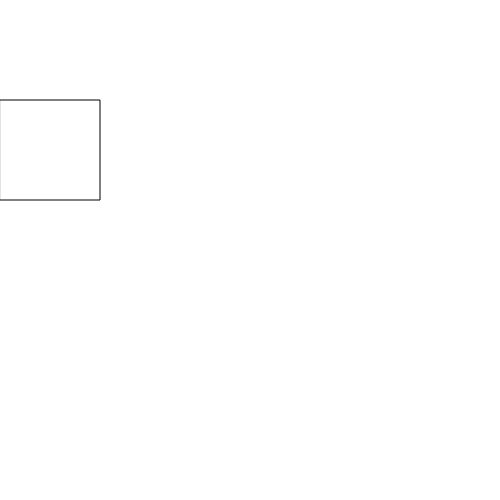
Frame 1 (no input)
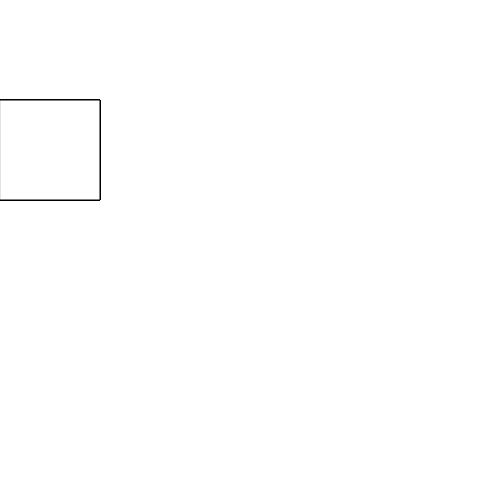
Frame 60 (no input)
Frame 120 (the mouse pressed at the canvas centre since frame 60): identical to frame 60, image omitted

The p5.js sketch that drew these frames (run headless with seeded random() and noise() and a simulated clock; from frame 60 on, the mouse is pressed at the canvas centre):

// p5.js sketch
// ── sketch.js
let x = 0;

function setup() {
  createCanvas(500, 500);
}

function draw() {
  rect(x, 100, 100, 100);
  x += 5;

  if (x > width);
  {
    x = 0;
  }
}
